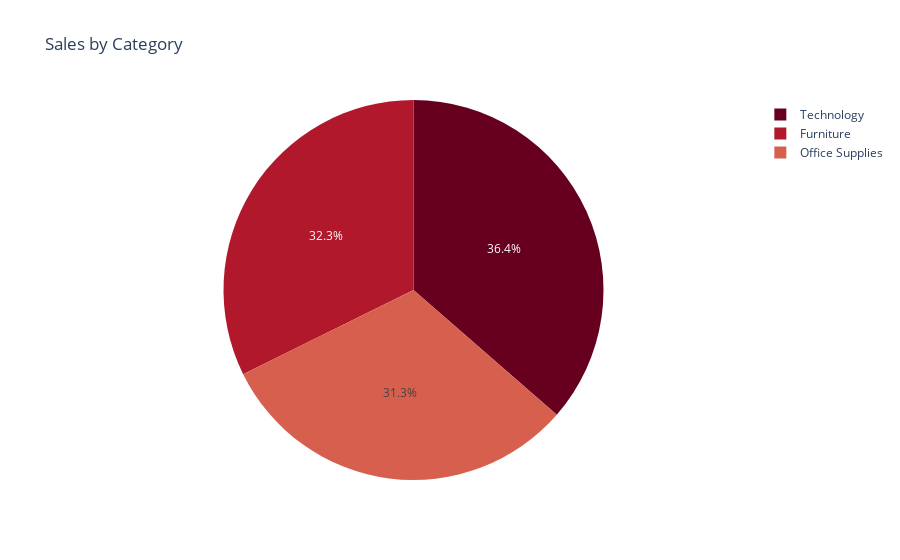

The code cell stored with this chart in its notebook:
### Code cell
px.pie(sales_by_category,values="Sales",names="Category",title="Sales by Category", color_discrete_sequence=px.colors.sequential.RdBu)

### Figure 1 — Plotly figure (JSON) as saved in the notebook; plotly's stock layout.template omitted (floating-point values rounded to 4 significant figures)
{"data": [{"domain": {"x": [0, 1], "y": [0, 1]}, "hovertemplate": "Category=%{label}<br>Sales=%{value}<extra></extra>", "labels": ["Furniture", "Office Supplies", "Technology"], "legendgroup": "", "name": "", "showlegend": true, "type": "pie", "values": [742000.0, 719000.0, 836200.0]}], "layout": {"legend": {"tracegroupgap": 0}, "piecolorway": ["rgb(103,0,31)", "rgb(178,24,43)", "rgb(214,96,77)", "rgb(244,165,130)", "rgb(253,219,199)", "rgb(247,247,247)", "rgb(209,229,240)", "rgb(146,197,222)", "rgb(67,147,195)", "rgb(33,102,172)", "rgb(5,48,97)"], "title": {"text": "Sales by Category"}}}
